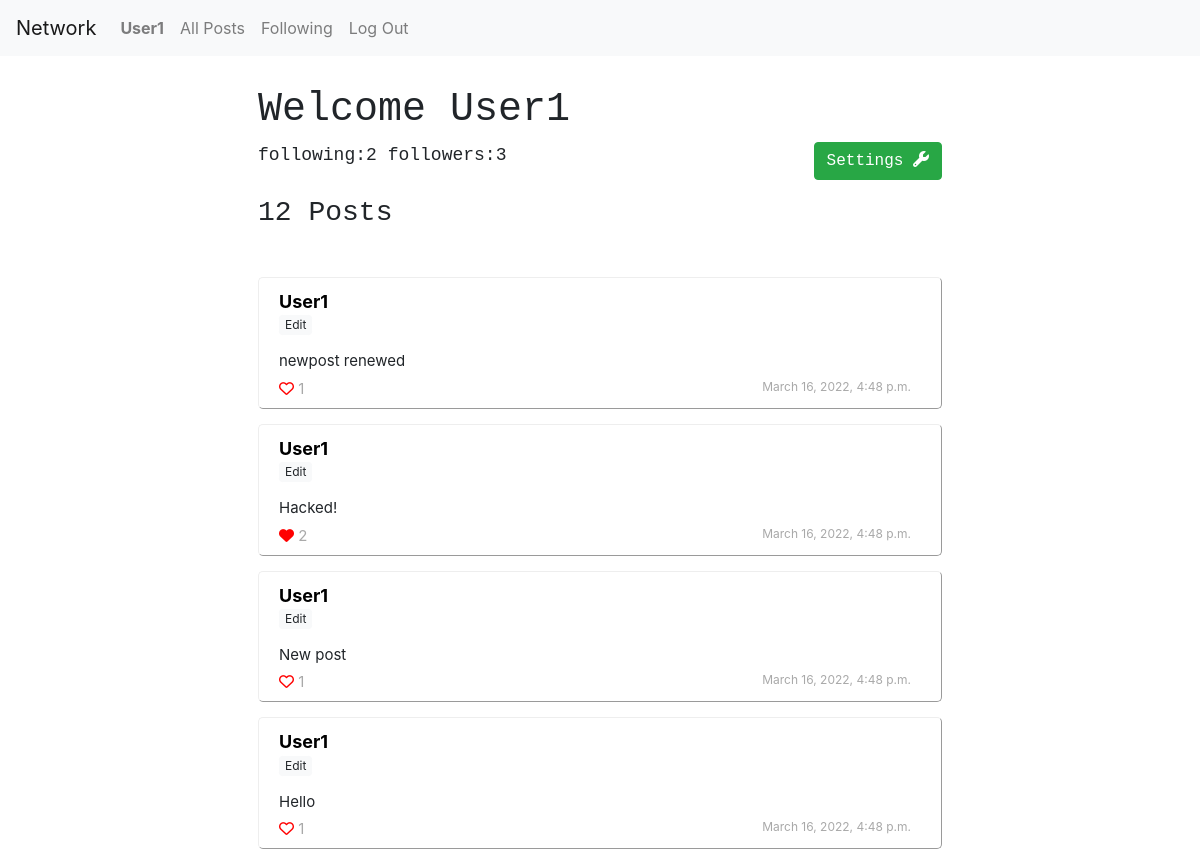
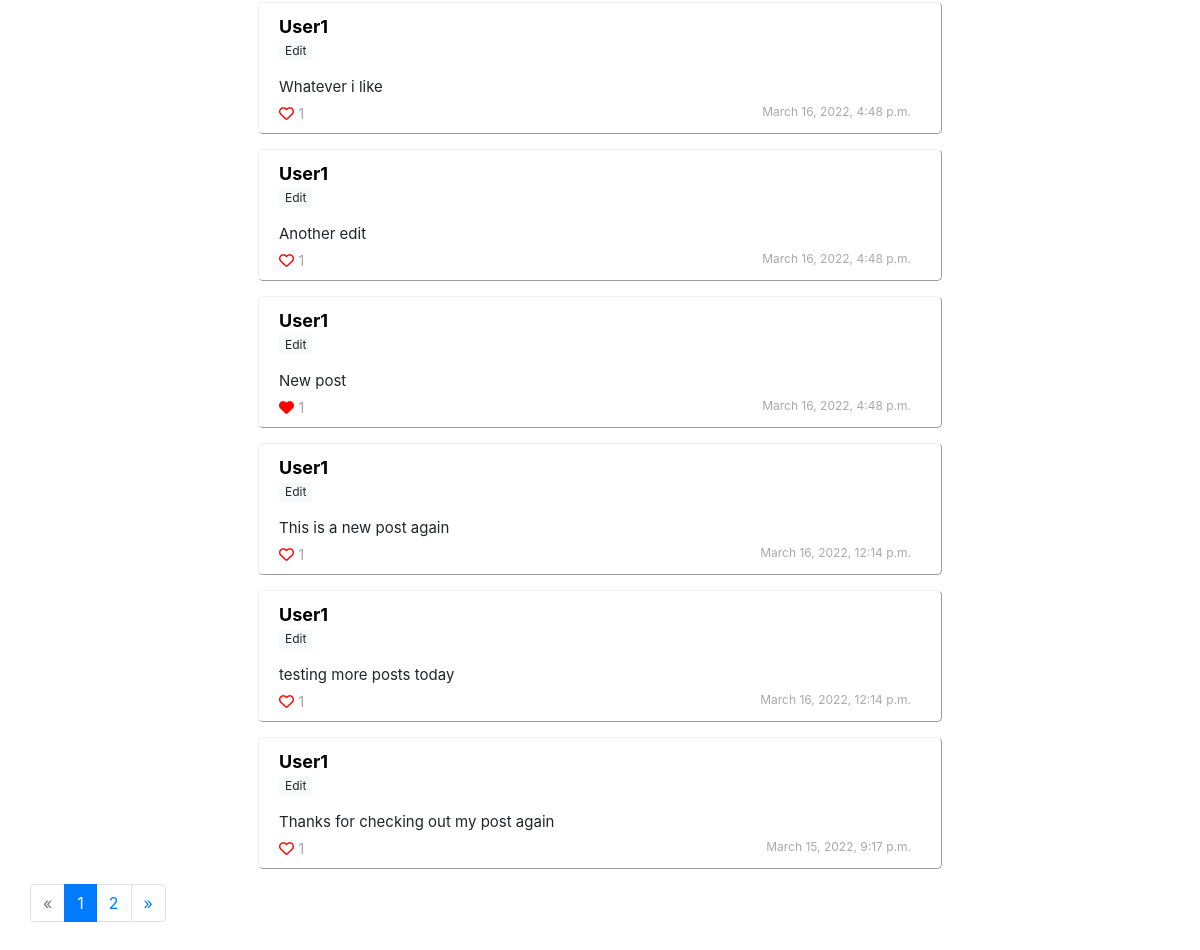
The page /profile (signed in) on the database its author committed (2 pictures, top to bottom).
### network/models.py (models this page shows, shortened)
class User(AbstractUser, models.Model):
    followings = models.ManyToManyField('self', related_name="followers", symmetrical=False)
    def __str__(self):
        return f"{self.username} Posts { self.posts.all().count()} follows: {self.followings.all().count()} followers:{self.followers.all().count()} "

class Posts(models.Model):
    content = models.CharField(max_length=200)
    poster = models.ForeignKey(User, on_delete=models.CASCADE, related_name="posts")
    likes = models.IntegerField(default=0)
    date = models.DateTimeField(default=timezone.now())
    likers = models.ManyToManyField(User, blank=True, related_name="posts_liked")
    def __str__(self):
        return f" \n Post: {self.content} by {self.poster} \n  {self.likers.all().count()} likes"

### network/views.py (the view)
# urls.py: path("profile", views.profile, name="profile"),
def profile(request):
    user = request.user
    posts = user.posts.all().order_by("-id")
    posts_count = posts.count()
    num_following = user.followings.all().count()
    num_followers = user.followers.all().count()
    current_page = request.GET.get('page', 1)
    page = paginate(posts, current_page)
    return render(request, "network/profile.html", {
        "posts": page,
        "user": user,
        "num_followers": num_followers,
        "num_following": num_following,
        "posts_count": posts_count
        })

### network/templatetags/load_functions.py (called while the page is built)
@register.filter
def likers(postid):
	post = Posts.objects.filter(id=postid)[0]
	return post.likers.all()

### network/views.py (called while the page is built)
def paginate(posts, current_page):
    paginator = Paginator(posts, 10)
    try:
        page = paginator.page(current_page)
    except PageNotAnInteger:
        page = paginator.page(1)
    except EmptyPage:
        page = paginator.page(paginator.num_pages)
    return page

### network/templates/network/profile.html (shortened to what this page needs)
{% extends "network/layout.html" %}
{% block body %}
{% load load_functions %}
     {% if user.is_authenticated %}
     <div class="followboard">
        <h1> Welcome {{user.username.capitalize}}</h1>
         <a> following:{{ num_following }} </a>
         <a> followers:{{ num_followers }}</a> <a class="btn btn-success"style="color: white; float: right;"> Settings <i class="fa-solid fa-wrench"></i></a>
         <br><br>
         <h3> {{ posts_count}} Posts</h3>
     </div>
    <div class="postcontainer">
        <br>
        {% for post in posts %}
        <div class="posts  {%if post.poster.id == user.id%} mypost{% endif %}" >
            <div class="posthead">
                <div class="poster">
                    <a class="postername {%if post.poster.id == user.id%} me{% endif %}" href="{% url 'user' post.poster.username %}"> {{post.poster.username.capitalize}}</a>
                    <div class="edit">
                        {% if post.poster.id == user.id %}
                        <button class="editlink btn btn-light btn-sm btn-sml" style="font-size: 12px; padding: 0px 5px;"> Edit </button>
                        {% endif %}
                        </div>
                </div><div class="postcontent" data-postid="{{post.id}}">
                    <a> {{post.content.capitalize}}</a>
                </div>
            </div>
            <div class="postbody">
                <div class="like">
                    <span class="likebutton" data-userid="{{user.id}}" data-postid={{post.id}}>
                        {% if user in post.id|likers %}
                        <i class="fa-solid fa-heart"></i>
                        {% else %}
                        <i class="far fa-heart"></i>
                        {% endif %}
                    </span><a class="postlikesnum" style="color: darkgrey"> {{post.likes}}</a>
                </div>
                <div class="date">
                    {{post.date}}
                </div>
            </div>
        </div>
        {% empty %}
        <h3> No Posts</h3>
        {% endfor %}
    </div>
    {% if posts.has_other_pages %}
    <ul class="pagination">
    {% if posts.has_previous %}
      <li class="page-item">
        <a class="page-link" href="?page={{posts.previous_page_number}}" aria-label="Previous">&laquo;</a>
    </li>
    {% else %}
      <li class="page-item disabled"><span class="page-link">&laquo;</span></li>
    {% endif %}
    {% for i in posts.paginator.page_range %}
      {% if posts.number == i %}
        <li class="page-item active"><span class="page-link">{{ i }} <span class="sr-only">(current)</span></span></li>
      {% else %}
        <li class="page-item"><a class="page-link" href="?page={{ i }}">{{ i }}</a></li>
      {% endif %}
    {% endfor %}
    {% if posts.has_next %}
      <li class="page-item"><a class="page-link" href="?page={{ posts.next_page_number }}">&raquo;</a></li>
    {% else %}
      <li class="page-item disabled"><span class="page-link">&raquo;</span></li>
    {% endif %}
    </ul>
    {% endif %}
      {% endif %} -->
{% endblock %}

### network/templates/network/layout.html (shortened to what this page needs)
{% load static %}
{% load load_functions %}
<!DOCTYPE html>
<html lang="en">
    <head>
        <link rel="stylesheet" href="https://cdnjs.cloudflare.com/ajax/libs/font-awesome/6.0.0-beta2/css/all.min.css" />
        <link rel="stylesheet" href="https://cdn.jsdelivr.net/npm/bootstrap@4.0.0/dist/css/bootstrap.min.css">
        <link href="{% static 'network/styles.css' %}" rel="stylesheet">
    </head>
    <body>
        <nav class="navbar navbar-expand-lg navbar-light bg-light">
            <a class="navbar-brand" href="{% url 'index' %}">Network</a>
            <div>
              <ul class="navbar-nav mr-auto">
                {% if user.is_authenticated %}
                    <li class="nav-item">
                        <a class="nav-link {% block profi %}{% endblock %}" href="{% url 'profile' %}"><strong>{{ user.username.capitalize }}</strong></a>
                    </li>
                {% endif %}
                <li class="nav-item">
                  <a class="nav-link {% block allposts %}{% endblock %}" href="{% url 'all_posts' %}">All Posts</a>
                </li>
                {% if user.is_authenticated %}
                    <li class="nav-item">
                        <a class="nav-link {% block following %}{% endblock %}" href="{% url 'following' %}">Following</a>
                    </li>
                    <li class="nav-item">
                        <a class="nav-link {% block logout %}{% endblock %}" href="{% url 'logout' %}">Log Out</a>
                    </li>
                {% endif %}
              </ul>
            </div>
          </nav>
        <div class="body">
            {% block body %}
            {% endblock %}
        </div>
    </body>
</html>

### network/static/network/styles.css (style rules this page uses)
.body { margin: 10px; padding: 20px; background-color: ; }
.followboard { margin: 50px auto; width: 60%; }
.postcontainer { margin: 0 auto; width: 60%; border: thin; border-radius: 5px; }
.posts { width: auto; height: auto; padding: 0px 30px 30px 20px; margin: 15px auto; background-color: white; border-color: gray; border: thin; border-style: outset; border-radius: 5px; box-shadow: 0; */ }
.poster { float: left; width: 100%; height: 20%%; margin: 10px 0px 10px 0px; padding-bottom: 5px; font-size: 18px; font-weight: bold; position:relative; }
.date { float: right; width: auto; font-size: 12px; color: darkgrey; }
.like { position: relative; float: left; color: red; }
.postcontent { padding-bottom: 5px; font-size: 15px; width: auto; }
.posthead { height: 90%; width: 100%; position: relative; }
.postbody { height: 10%; width: 100%; font-size: 15px; background-color: black; }
.edit { font-size: 13px; }
.followboard { font-family: monospace; font-size: 18px; margin: 0 auto; }
.postername { color: black; }
.postlikesnum { color: darkgrey; }
.likebutton { cursor: pointer; }
.fa-heart { font-size:15px; }
.editlink { font-size: 0.5 ; size: 5px; }

### rows shown on the page
User: username "User1"
Posts: poster.username "User1", content "newpost renewed", likes "1", date "March 16, 2022, 4:48 p.m."
Posts: poster.username "User1", content "Hacked!", likes "2", date "March 16, 2022, 4:48 p.m."
Posts: poster.username "User1", content "New post", likes "1", date "March 16, 2022, 4:48 p.m."
Posts: poster.username "User1", content "Hello", likes "1", date "March 16, 2022, 4:48 p.m."
Posts: poster.username "User1", content "Whatever i like", likes "1", date "March 16, 2022, 4:48 p.m."
Posts: poster.username "User1", content "Another edit", likes "1", date "March 16, 2022, 4:48 p.m."
Posts: poster.username "User1", content "New post", likes "1", date "March 16, 2022, 4:48 p.m."
Posts: poster.username "User1", content "This is a new post again", likes "1", date "March 16, 2022, 12:14 p.m."
Posts: poster.username "User1", content "testing more posts today", likes "1", date "March 16, 2022, 12:14 p.m."
Posts: poster.username "User1", content "Thanks for checking out my post again", likes "1", date "March 15, 2022, 9:17 p.m."

### other values the page prints
{{ num_following }} "2"
{{ num_followers }} "3"
{{ posts_count }} "12"
{{ i }} "1"
{{ i }} "2"
